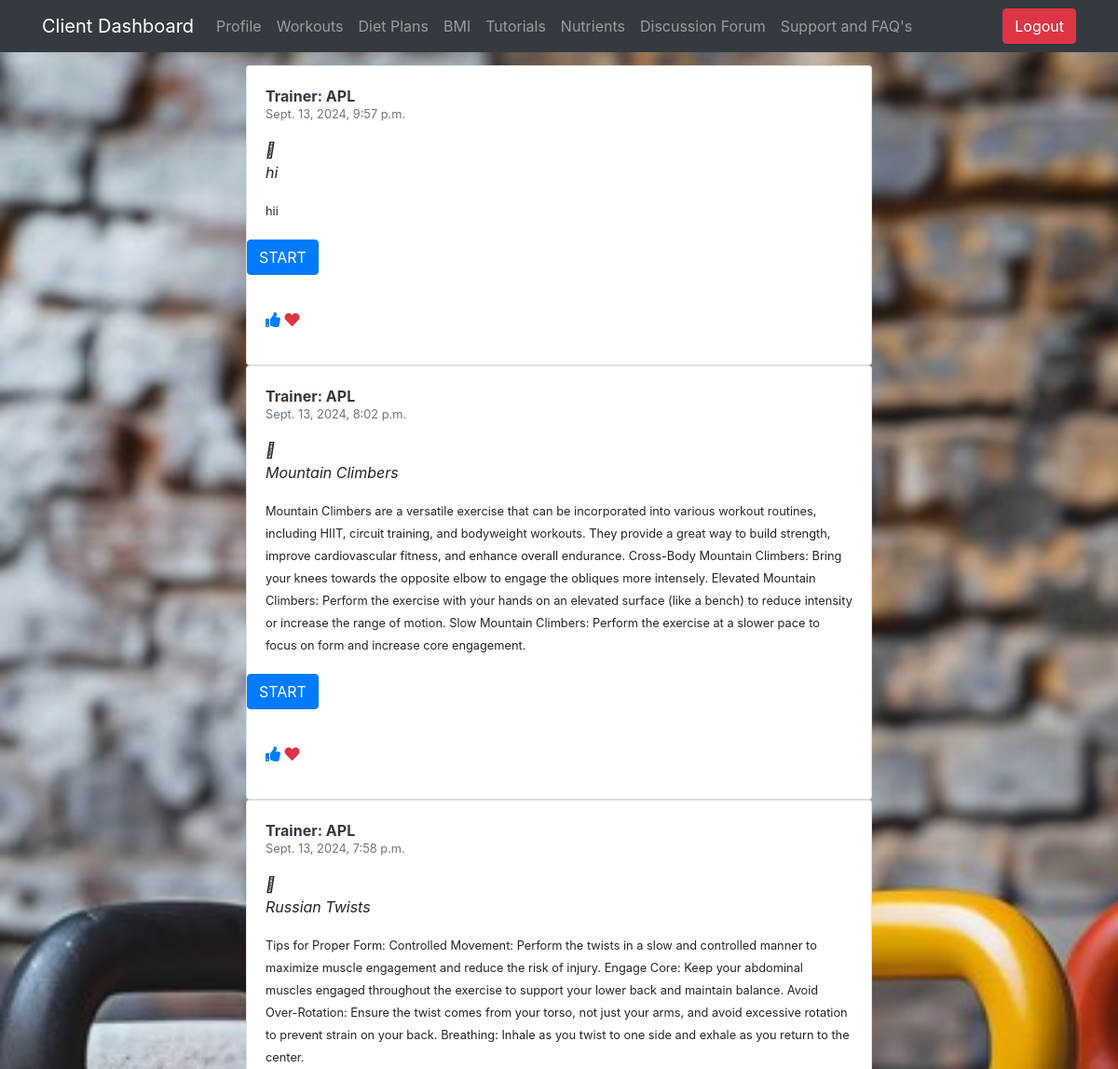
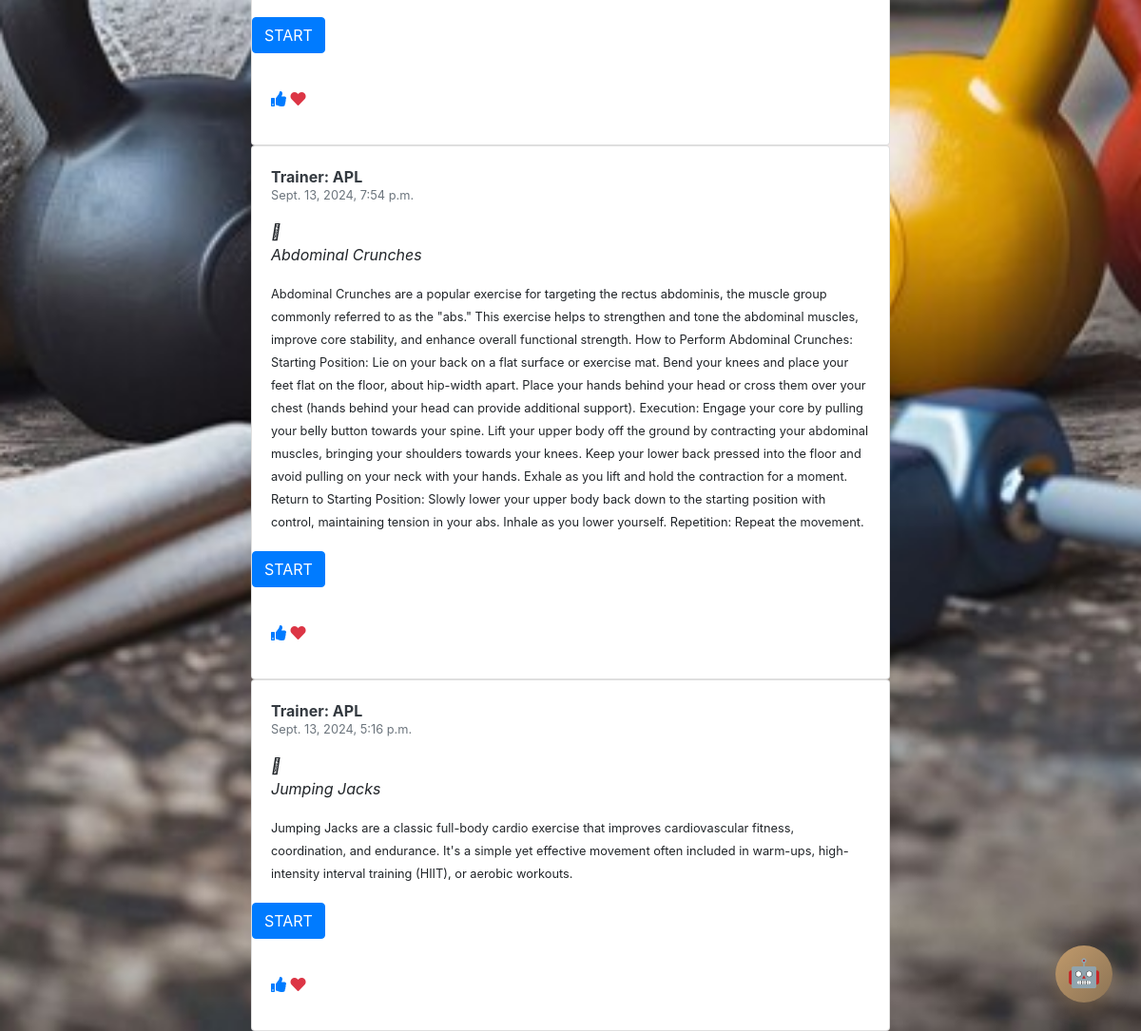
Screenshot of /client-wplan-content/4f6d77b1-341d-42aa-af08-d8ced75c8da1/ (signed in) with the database file from the repository (2 pictures, top to bottom).
### main/models.py (models this page shows, shortened)
class wPlan_Content(models.Model):
    wplan_content_id = models.CharField(max_length=100, default=uuid.uuid4, unique=True)
    wplan_id = models.ForeignKey(wPlan, on_delete=models.CASCADE)
    wplan_content_tag = models.TextField(max_length=5000, blank=True, null=True)
    wplan_content_description = models.TextField(max_length=5000, blank=True, null=True)
    wcontent_img = models.ImageField(upload_to='images/', blank=True, null=True)
    wcontent_count = models.ImageField(upload_to='countdown/', blank=True, null=True)
    wdatetime = models.DateTimeField(auto_now_add=True, blank=True, null=True)
    wupload_by = models.ForeignKey(Trainer, on_delete=models.CASCADE)

class Trainer(models.Model):
    user = models.OneToOneField(User, on_delete=models.CASCADE)
    trainer_tag = models.CharField(max_length=10, unique=True, blank=True, null=True)
    first_name = models.CharField(max_length=200, blank=True, null=True)
    last_name = models.CharField(max_length=200, blank=True, null=True)
    email = models.EmailField(max_length=200, blank=True, null=True)
    phone = models.CharField(max_length=200, blank=True, null=True)
    joined_date = models.DateField(default=timezone.now, blank=True)
    bio = models.CharField(max_length=400, blank=True, null=True)
    gender = models.CharField(max_length=200, blank=True, null=True, default="Choose option")
    achievement = models.CharField(max_length=200, blank=True, null=True, default="none")
    time1 = models.CharField(max_length=200, blank=True, null=True)
    time2 = models.CharField(max_length=200, blank=True, null=True)
    time3 = models.CharField(max_length=200, blank=True, null=True)
    def __str__(self):
        return self.trainer_tag

### main/views.py (the view)
# urls.py: path('client-wplan-content/<str:wplan_id>/', views.wplanContentviewClient, name='wplanContentviewClient'),
@login_required(login_url='clientLogin')
@subscription_required
def wplanContentviewClient(request, wplan_id):
    if Client.objects.filter(user=request.user).exists():
        wplanContentviewClient = wPlan_Content.objects.all()[::-1]
        return render(request, 'wplanContentviewClient.html', {'wplanContentviewClient':wplanContentviewClient , 'wplan_id': wplan_id})
    else:
        return redirect('clientLogin')

### main/models.py (called while the page is built)
    def is_subscription_valid(self):
        if self.is_active and self.subscription_end_date:
            if timezone.is_naive(self.subscription_end_date):
                self.subscription_end_date = timezone.make_aware(self.subscription_end_date, timezone.get_default_timezone())
            return self.subscription_end_date > timezone.now()
        return False

### templates/wplanContentviewClient.html (shortened to what this page needs)
{% load static %}
<!doctype html>
<html lang="en">
<head>
    <link href="https://stackpath.bootstrapcdn.com/bootstrap/4.5.2/css/bootstrap.min.css" rel="stylesheet">
</head>
<body>
    <nav class="navbar navbar-expand-lg navbar-dark bg-dark fixed-top">
        <div class="container">
            <a class="navbar-brand" href="#">Client Dashboard</a>
            <div class="collapse navbar-collapse">
                <ul class="navbar-nav mr-auto">
                    <li class="nav-item"><a href="/client-profile/" class="nav-link">Profile</a></li>
                    <li class="nav-item"><a href="/client-wplan-view/" class="nav-link">Workouts</a></li>
                    <li class="nav-item"><a href="/client-plan-view/" class="nav-link">Diet Plans</a></li>
                    <li class="nav-item"><a href="/bmi/" class="nav-link">BMI</a></li>
                    <li class="nav-item"><a href="/workout/" class="nav-link">Tutorials</a></li>
                    <li class="nav-item"><a href="/tracker/" class="nav-link">Nutrients</a></li>
                    <li class="nav-item"><a href="/discussion-client-view/" class="nav-link">Discussion Forum</a></li>
                    <li class="nav-item"><a href="/support&faq/" class="nav-link">Support and FAQ's</a></li>
                </ul>
            </div>
            <button type="button" class="btn btn-danger" onclick="document.getElementById('logout-form').submit();">
                Logout
            </button>
        </div>
    </nav>
    <div class="container">
        {% for content in wplanContentviewClient %}
        <section class="Body">
            {% if content.wplan_id.wplan_id == wplan_id %}
            <div class="card" style="max-width: 42rem;">
                <div class="card-body">
                    <div class="d-flex mb-3">
                        <div>
                            <a href="#" class="text-dark mb-0">
                                <strong>Trainer: {{ content.wupload_by }}</strong>
                            </a>
                            <a href="#" class="text-muted d-block" style="margin-top: -6px;">
                                <small>{{ content.wdatetime }}</small>
                            </a>
                        </div>
                    </div>
                    <div>
                        <i class="fa-solid fa-tag"><p>{{ content.wplan_content_tag }}</p></i>
                        <small>{{ content.wplan_content_description }}</small>
                    </div>
                </div>
                <p class="d-inline-flex gap-1">
                    <a class="btn btn-primary" data-toggle="collapse" href="#collapseExample{{ forloop.counter }}" role="button" aria-expanded="false" aria-controls="collapseExample{{ forloop.counter }}">
                        START
                    </a>
                </p>
                <div class="card-body">
                    <div class="d-flex justify-content-between mb-3">
                        <div>
                            <a href="#">
                                <i class="fas fa-thumbs-up text-primary"></i>
                                <i class="fas fa-heart text-danger"></i>
                            </a>
                        </div>
                    </div>
                </div>
            </div>
            {% endif %}
        </section>
        {% endfor %}
    </div>
    {% include 'chatbot_widget.html' %}
</body>
</html>

### rows the page displays
wPlan_Content: wupload_by "APL", wdatetime "Sept. 13, 2024, 9:57 p.m.", wplan_content_tag "hi", wplan_content_description "hii"
wPlan_Content: wupload_by "APL", wdatetime "Sept. 13, 2024, 8:02 p.m.", wplan_content_tag "Mountain Climbers", wplan_content_description "Mountain Climbers are a versatile exercise that can be incorporated into various workout routines, including HIIT, circuit training, and bodyweight workouts. They provide a great way to build strength, improve cardiovascular fitness, and enhance overall endurance. Cross-Body Mountain Climbers: Bring your knees towards the opposite elbow to engage the obliques more intensely. Elevated Mountain Climbers: Perform the exercise with your hands on an elevated surface (like a bench) to reduce intensity or increase the range of motion. Slow Mountain Climbers: Perform the exercise at a slower pace to focus on form and increase core engagement."
wPlan_Content: wupload_by "APL", wdatetime "Sept. 13, 2024, 7:58 p.m.", wplan_content_tag "Russian Twists", wplan_content_description "Tips for Proper Form: Controlled Movement: Perform the twists in a slow and controlled manner to maximize muscle engagement and reduce the risk of injury. Engage Core: Keep your abdominal muscles engaged throughout the exercise to support your lower back and maintain balance. Avoid Over-Rotation: Ensure the twist comes from your torso, not just your arms, and avoid excessive rotation to prevent strain on your back. Breathing: Inhale as you twist to one side and exhale as you return to the center."
wPlan_Content: wupload_by "APL", wdatetime "Sept. 13, 2024, 7:54 p.m.", wplan_content_tag "Abdominal Crunches", wplan_content_description "Abdominal Crunches are a popular exercise for targeting the rectus abdominis, the muscle group commonly referred to as the \"abs.\" This exercise helps to strengthen and tone the abdominal muscles, improve core stability, and enhance overall functional strength. How to Perform Abdominal Crunches: Starting Position: Lie on your back on a flat surface or exercise mat. Bend your knees and place your feet flat on the floor, about hip-width apart. Place your hands behind your head or cross them over your chest (hands behind your head can provide additional support). Execution: Engage your core by pulling your belly button towards your spine. Lift your upper body off the ground by contracting your…"
wPlan_Content: wupload_by "APL", wdatetime "Sept. 13, 2024, 5:16 p.m.", wplan_content_tag "Jumping Jacks", wplan_content_description "Jumping Jacks are a classic full-body cardio exercise that improves cardiovascular fitness, coordination, and endurance. It's a simple yet effective movement often included in warm-ups, high-intensity interval training (HIIT), or aerobic workouts."
